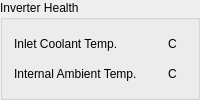
      <widget class="QGroupBox" name="groupBox_11">
       <property name="title">
        <string>Inverter Health</string>
       </property>
       <layout class="QGridLayout" name="gridLayout_3">
        <item row="1" column="1">
         <widget class="CompactEpc" name="compactepc_24">
          <property name="signal_path" stdset="0">
           <string>StatusTemps;TempInternal_measured</string>
          </property>
          <property name="label_override" stdset="0">
           <string/>
          </property>
          <property name="label_visible" stdset="0">
           <bool>false</bool>
          </property>
          <property name="units_visible" stdset="0">
           <bool>false</bool>
          </property>
         </widget>
        </item>
        <item row="0" column="1">
         <widget class="CompactEpc" name="compactepc_23">
          <property name="signal_path" stdset="0">
           <string>StatusTemps;TempInlet_measured</string>
          </property>
          <property name="label_override" stdset="0">
           <string/>
          </property>
          <property name="tool_tip_override" stdset="0">
           <string/>
          </property>
          <property name="label_visible" stdset="0">
           <bool>false</bool>
          </property>
          <property name="units_visible" stdset="0">
           <bool>false</bool>
          </property>
         </widget>
        </item>
        <item row="1" column="0">
         <widget class="QLabel" name="label_8">
          <property name="text">
           <string>Internal Ambient Temp.</string>
          </property>
         </widget>
        </item>
        <item row="0" column="0">
         <widget class="QLabel" name="label_7">
          <property name="text">
           <string>Inlet Coolant Temp.</string>
          </property>
         </widget>
        </item>
        <item row="1" column="2">
         <widget class="QLabel" name="label_9">
          <property name="text">
           <string>C</string>
          </property>
         </widget>
        </item>
        <item row="0" column="2">
         <widget class="QLabel" name="label_10">
          <property name="text">
           <string>C</string>
          </property>
         </widget>
        </item>
       </layout>
      </widget>
